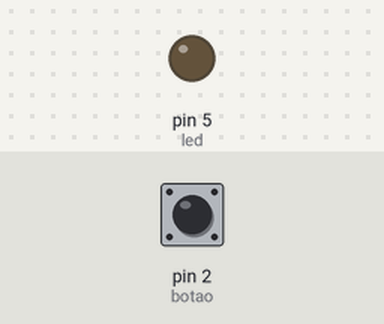
Recording of a sketch running on a simulated Arduino Uno, built with avr-gcc and run on an emulated ATmega328P. On the bench: output pins drawn as LEDs (lit = HIGH). The test bench sets the inputs (shaded band); at power-on: pin 2 (botao) HIGH.

Above: at 1.2 s.
1.3 s: pin 2 (botao) pulled LOW for 0.15 s
At 2.1 s:
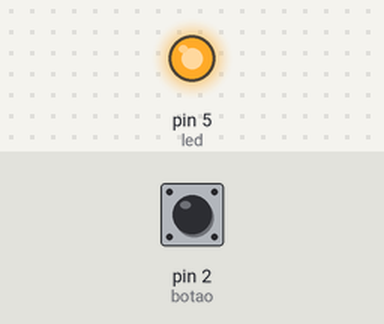
Timing chart, 0 to 7.9 s (numbered marks = the images above; inputs shaded):
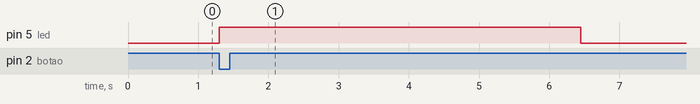

The sketch:

TemporizadorComMillis.ino
```cpp
const int botao = 2;
const int led = 5;

unsigned long inicio = 0;
bool ativo = false;

void setup() {
  pinMode(botao, INPUT_PULLUP);
  pinMode(led, OUTPUT);
}

void loop() {
  if (digitalRead(botao) == LOW) {
    inicio = millis();
    ativo = true;
    digitalWrite(led, HIGH);
  }

  if (ativo && millis() - inicio >= 5000) {
    digitalWrite(led, LOW);
    ativo = false;
  }
}
```

Measured:
- after the input at 1.3 s, pin 5 (led): LOW → HIGH at once, → LOW 5.1 s later
